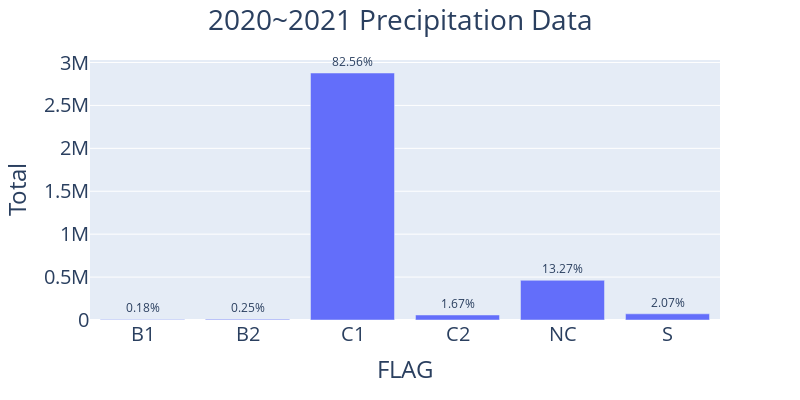

The cell this chart's notebook holds for it:
### Code cell
import plotly.express as px
_dfFlag = dfFlag.drop([6,5],axis=0)
#_dfFlag = dfFlag.drop([10,0,6,5,7,9],axis=0)
_dfFlag['FLAG'] = ['NC','C1','B1','B1','S','S','S','C2','B2'] #['ND','C01','M01','M01','DUD','DUD','DUD','C02','M02']
#_dfFlag['FLAG'] = ['DUD','DUD','DUD','C02','M02']
#['NC','C1','B1','B1','S','S','S','C2','B2']
_dfFlag = _dfFlag.set_index('FLAG')
_dfFlag = _dfFlag.groupby(lambda x: x, axis=0).sum()
_dfFlag['porc'] = _dfFlag['Cantidad'] / _dfFlag['Cantidad'].sum() * 100
#_dfFlag['text'] = (_dfFlag['Cantidad']/1000).apply(lambda x: '{0:1.3f}'.format(x)).astype(str) + 'K' + ' (' + _dfFlag['porc'].apply(lambda x: '{0:1.2f}%'.format(x)) + ')'
_dfFlag['text'] =  _dfFlag['porc'].apply(lambda x: '{0:1.2f}%'.format(x))
_dfFlag = _dfFlag.reset_index()



fig = px.bar(_dfFlag, y='Cantidad', x='FLAG',text=_dfFlag["text"])

fig.update_layout(
    title={'text' :"2020~2021 Precipitation Data ",
           'x':0.5,
           'xanchor': 'center'
          },
    xaxis_title="FLAG",
    yaxis_title="Total",
    
    font = {'size':20},
                 width=800, height=400
) 

fig.update_traces(textfont_size=12, textangle=0, textposition="outside", cliponaxis=False,)
fig.show()

### Figure 1 — Plotly figure (JSON) as saved in the notebook; plotly's stock layout.template omitted (floating-point values rounded to 4 significant figures)
{"data": [{"alignmentgroup": "True", "cliponaxis": false, "hovertemplate": "FLAG=%{x}<br>Cantidad=%{y}<br>text=%{text}<extra></extra>", "legendgroup": "", "marker": {"color": "#636efa", "pattern": {"shape": ""}}, "name": "", "offsetgroup": "", "orientation": "v", "showlegend": false, "text": ["0.18%", "0.25%", "82.56%", "1.67%", "13.27%", "2.07%"], "textangle": 0, "textfont": {"size": 12}, "textposition": "outside", "type": "bar", "x": ["B1", "B2", "C1", "C2", "NC", "S"], "xaxis": "x", "y": [6200, 8547, 2877873, 58364, 462645, 72010], "yaxis": "y"}], "layout": {"barmode": "relative", "font": {"size": 20}, "height": 400, "legend": {"tracegroupgap": 0}, "margin": {"t": 60}, "title": {"text": "2020~2021 Precipitation Data ", "x": 0.5, "xanchor": "center"}, "width": 800, "xaxis": {"anchor": "y", "autorange": true, "domain": [0, 1], "range": [-0.5, 5.5], "title": {"text": "FLAG"}, "type": "category"}, "yaxis": {"anchor": "x", "autorange": true, "domain": [0, 1], "range": [0, 3029340], "title": {"text": "Total"}, "type": "linear"}}}
